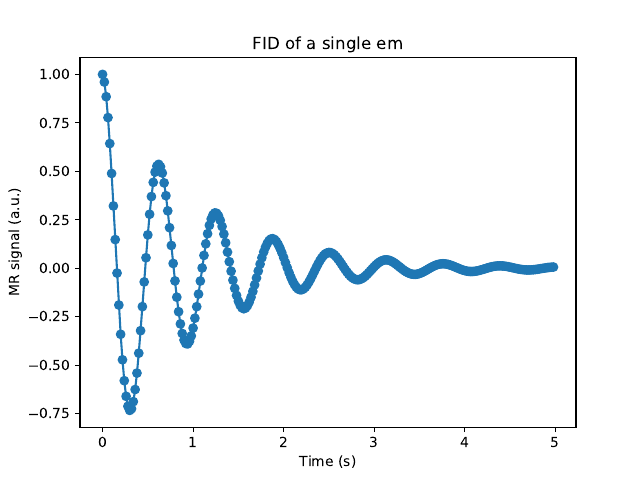

Write the Python code that produced this figure.
from pypulse import Pulse
from pysim import Sim
import numpy as np
import matplotlib.pyplot as plt

# Declare a readout pulse
time_step = 0.01
pulse_length = 500
mode = 'free'
Gx = np.ones(pulse_length)
Gy = np.ones(pulse_length)
readout = np.zeros(pulse_length,dtype=bool)
for i in range(len(readout)):
    if not i%2:
        readout[i] = True
pulse = Pulse(mode=mode,Gx=Gx,Gy=Gy,readout=readout,time_step=time_step)

# Initialize simulation
num_ems = 1
main_field = 10.0
pulse_sequence = [pulse]
sim = Sim(num_ems,main_field,pulse_sequence)

# Run simulation and collect MR signal
mr_signals = sim.run_sim()
mr_signal = mr_signals[0]

# Plot MR signal (FID of one em)
t_readout = []
for step_no in range(pulse_length):
    if readout[step_no]:
        t_readout.append(time_step*step_no)
plt.plot(t_readout,mr_signal.real,'-o')
plt.xlabel('Time (s)')
plt.ylabel('MR signal (a.u.)')
plt.title('FID of a single em')
plt.savefig('fid_one_em.pdf')
